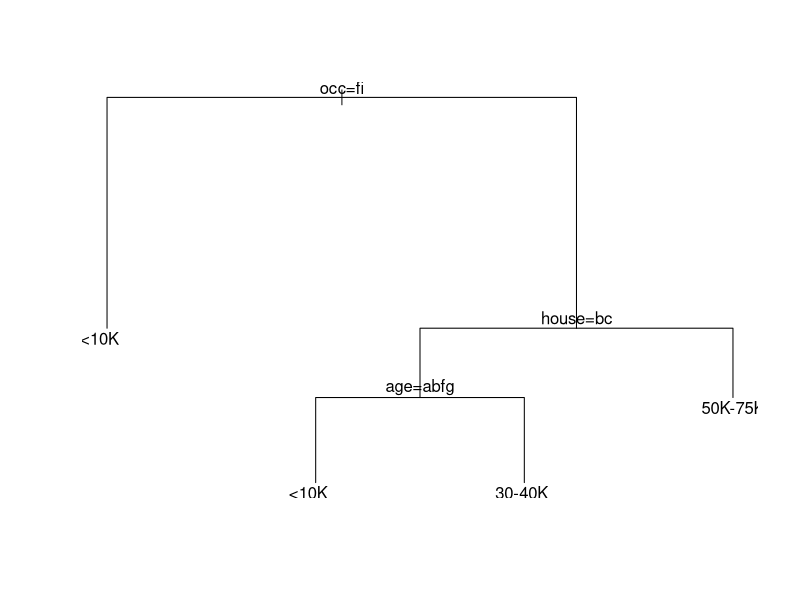

Write the R code that produced this figure.
library(rpart)
Income=read.csv("Income_Data.txt")
ModIncome=data.frame(Inc=Income$X9,sex=Income$X2,marital=Income$X1,age=Income$X5,edu=Income$X4,occ=Income$X5.1,dwelltime=Income$X5.2,dual=Income$X3,hh=Income$X3.1,hh18=Income$X0,house=Income$X1.1,hometype=Income$X1.2,Ethnic=Income$X7,lang=Income$NA.)

Inc=factor(ModIncome$Inc, levels=1:9, labels=c("<10K","10-15K","15-20K","20-25K","25-30K","30-40K","40-50K","50K-75K",">75K"))
sex=factor(ModIncome$sex, levels=1:2, labels=c("Male","Female"))
marital=factor(ModIncome$marital, levels=1:5,labels=c("Married","live-in","Divorced","Seperated","Single"))
age=factor(ModIncome$age,levels=1:7,labels=c("14-17","18-24","25-34","35-44","45-54","55-64","over 65"))
edu=factor(ModIncome$edu,levels=1:6,labels=c("less grade 8","grade 9-11","grad high","1-3 college","College grad","Grad"))
occ=factor(ModIncome$occ,levels=1:9,labels=c("Professional","Sales","laborer","Clerk","Home","Student","Military","Retired","Unemployed"))
dwelltime=factor(ModIncome$dwelltime,levels=1:5,labels=c("<1year","1-3 years","4-6 years","7-10 years",">10 years"))
dual=factor(ModIncome$dual, levels=1:3, labels=c("Not Married","Yes","No"))
hh=factor(ModIncome$hh, levels=1:9, labels=c("1","2","3","4","5","6","7","8",">9"))
hh18=factor(ModIncome$hh18, levels=1:9, labels=c("1","2","3","4","5","6","7","8",">9"))
house=factor(ModIncome$house, levels=1:3, labels=c("Own","Rent","Live with family"))
hometype=factor(ModIncome$house,levels=1:5, labels =c("House","Condo","Apa","Mobile","Other"))
ethnic=factor(ModIncome$Ethnic, levels=1:8, labels=c("American Ind","Asian","Black","East indian","Hispanic","Pacific Island","White","Other"))
lang=factor(ModIncome$lang,levels=1:3, labels=c("English","Spanish","Other"))

FinalInc=data.frame(Inc=Inc,sex=sex,marital=marital,age=age,edu=edu,occ=occ, dwelltime=dwelltime, dual=dual, hh=hh, hh18=hh18,house=house, hometype=hometype,ethnic=ethnic, lang=lang)

incfit=rpart(Inc~.-Inc,FinalInc)
plot(incfit)
text(incfit)
summary(incfit)

mydata=data.frame(Inc=" ",sex="Male",marital="Married",age="35-44",edu="Grad",occ="Professional",dwelltime="1-3 years",dual="No",hh="3",hh18="3",house="Own",hometype="House",ethnic="Asian",lang="Other")
tree.pred=predict(incfit,mydata, type="class")
tree.pred

# Root had 8992 elements
  # Prediction for Root=<10K
  # Expected Loss is 0.8059386 implying that 8992*(0.8059386)=7247 have annual income
  # greater than >10K hence that is the error rate when root is classified <10K
  # Class counts are 1745(<10K); 775(10-15K); 667(15-20K), 812(20-25K),722(25-30K),1110(30-40K), 969(40-50K), 1308(50-75K), 883(>75K)
  # Since highest probability/count is class <10K=1745 entries that is chosen as representative
  # value at the root node.
  # Left node has 1843 observations and right node has 7149 observations.
  # best primary split was occupation and age is fairly close
  # 136 entries have occupation missing=> 8992-136=8854 had occupation entries
  # Age is chosen as surrogate as the split with age is similar to  8854*0.859=7605 Entries
  # Age split as LRRRRRRR implying 14-17 as left class and all others as right


